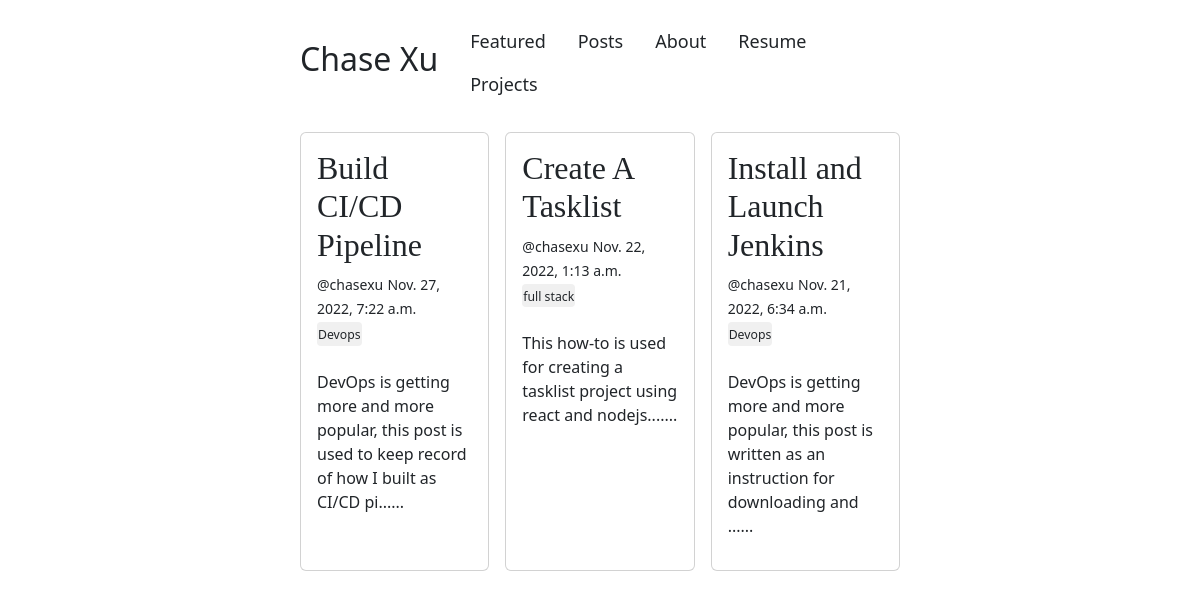
The page / on the database its author committed.
### blog/models.py (models this page shows, shortened)
class Post(models.Model):
    title = models.CharField(max_length=100)
    slug = models.SlugField(null=True)
    overview = models.TextField()
    timestamp = models.DateTimeField(auto_now_add=True)
    content = QuillField()
    author = models.ForeignKey(Author, on_delete=models.CASCADE)
    thumbnail = models.ImageField(blank=True)
    categories = models.ManyToManyField(Category, related_name='Post')
    featured = models.BooleanField()

class Author(models.Model):
    user = models.OneToOneField(User, on_delete=models.CASCADE)
    def __str__(self):
        return self.user.username

class Category(models.Model):
    title = models.CharField(max_length=20)
    subtitle = models.CharField(max_length=20, null=True)
    slug = models.SlugField(null=True)
    thumbnail = models.ImageField(blank=True)
    def __str__(self):
        return self.title

### blog/views.py (the view)
# urls.py: path('', homepage, name = 'posts'),
def homepage(request):
    featured = Post.objects.filter(featured=True).order_by('-timestamp')
    context = {
        'object_list': featured,
    }
    return render(request, 'homepage.html', context)

### templates/homepage.html (shortened to what this page needs)
{% extends 'base.html' %}
{% block homepage %}
<div id='content'>
  {% if object_list%}
      {% for obj in object_list %}
        <div class='card' >
          <div class="card-body">
            <div class="media-content">
              <h2 id='box-title' style='font-family: serif' onclick="location.href='{%url 'post' obj.id%}'">{{obj.title}}</h2>
              <div class="content">
                <p>
                  <small>@{{obj.author}}</small> <small>{{obj.timestamp}}</small>
                  <br>
                  {% for cat in obj.categories.all%}
                    <button class="btn btn-sm" onclick="location.href='{%url 'category' cat.id%}'"><small>{{cat}}</small></button>
                  {%endfor%}
                  <br>
                  <br>
                  {{obj.overview | slice:":100" }}......
                </p>
              </div>
            </div>
          </div>
        </div>
      {%endfor%}
  {% endif %}
</div>
{%endblock homepage%}

### templates/base.html (style rules this page uses)
body { margin-bottom: 20%; }

### templates/homepage.html (style rules this page uses)
#content { margin-top: 3%; display: grid; grid-template-columns: repeat(3, 1fr); gap: 1em; }
.card h2 { cursor: pointer; }
.btn { padding: 0; background: rgb(240, 240, 240); }

### rows shown on the page
Post: title "Build CI/CD Pipeline", author "chasexu", timestamp "Nov. 27, 2022, 7:22 a.m.", overview "DevOps is getting more and more popular, this post is used to keep record of how I built as CI/CD pi"
Category: title "Devops"
Post: title "Create A Tasklist", author "chasexu", timestamp "Nov. 22, 2022, 1:13 a.m.", overview "This how-to is used for creating a tasklist project using react and nodejs."
Category: title "full stack"
Post: title "Install and Launch Jenkins", author "chasexu", timestamp "Nov. 21, 2022, 6:34 a.m.", overview "DevOps is getting more and more popular, this post is written as an instruction for downloading and"
